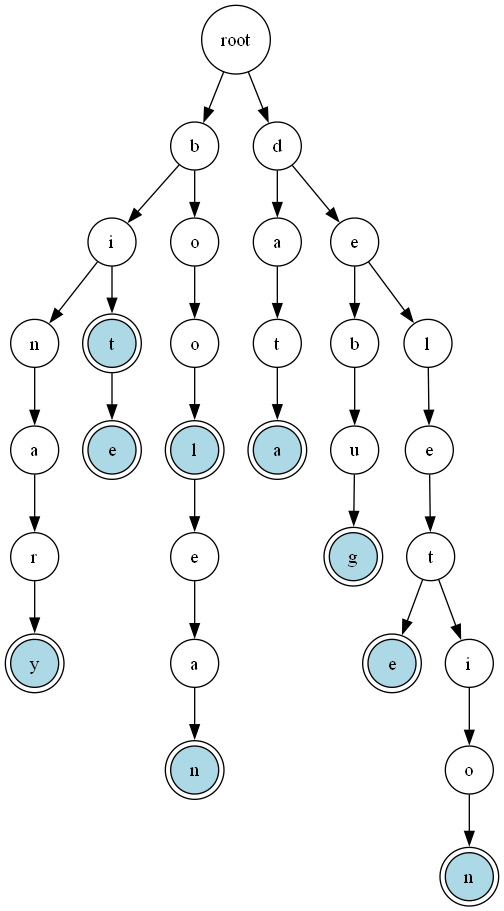

Write Python code to recreate this figure.
try:
    import graphviz
    GRAPHVIZ_AVAILABLE = True
except ImportError:
    GRAPHVIZ_AVAILABLE = False
    print("Note: graphviz not installed. Visualization features will be unavailable.")


class TrieNode:
    """The node for the Trie data structure."""
    def __init__(self):
        self.children : dict[str, TrieNode] = {} # Dict: character -> TrieNode
        self.is_end : bool = False # marks if a complete word ends here

class Trie:
    def __init__(self):
        self.root = TrieNode() #set the root

    #INSERT
    def insert(self, word: str) -> None:
        """Insert a word into the Trie."""
        node = self.root
        for char in word:
            if char not in node.children:
                node.children[char] = TrieNode()  # create node if missing
            node = node.children[char]
        node.is_end = True # mark end of word

    # SEARCH
    def search(self, word: str) -> bool:
        """Return True if the exact word exists in the Trie."""
        node = self.root
        for char in word:
            if char not in node.children:
                return False          # word not found
            node = node.children[char]
        if node.is_end:
            return True   # word found
        return False    # True only if word fully ends here


    #  DELETE - This only marks the end of word as False instead of removing the nodes.
    def delete(self, word: str) -> bool:
        """Delete a word from the Trie. 
        Returns True if deletion succeeded."""
        # Check if word exists first
        if not self.search(word):
            return False
        
        # Find the node where the word ends
        node = self.root
        for char in word:
            node = node.children[char]
        
        # Mark the end of word as False
        node.is_end = False
        
        return True

    # PREFIX SEARCH (similar to SEARCH but no need to check is_end)
    def starts_with(self, prefix: str) -> bool:
        """Return True if any stored word begins with the given prefix."""
        node = self.root
        for char in prefix:
            if char not in node.children:
                return False
            node = node.children[char]
        return True                   # prefix path exists

    # VISUALIZATION
    def visualize(self, filename="trie"):
        """
        Visualize the Trie.
        Returns the Digraph object or None if graphviz is not available.
        """
        if not GRAPHVIZ_AVAILABLE:
            print("Graphviz is not available.")
            return None
        
        dot = graphviz.Digraph(comment='Trie Structure')
        dot.attr(rankdir='TB')  # Top to Bottom https://graphviz.org/docs/attrs/rankdir/
        dot.attr('node', shape='circle')
        
        # Add nodes and edges recursively
        self._add_nodes_to_graph(self.root, dot, node_id='root', parent_id=None)
        
        # Render and view the graph
        try:
            output_path = dot.render(filename, format='png', cleanup=True)
            print(f"File saved to: {output_path}.png")
            return dot
        except Exception as e:
            print(f"Error rendering graph: {e}")
            return None
    
    def _add_nodes_to_graph(self, node, dot, node_id, parent_id=None, char_label=''):
        """Add nodes and edges recursively"""
        if node_id == 'root':
            label = 'root'
        else:
            label = char_label
        
        # Add styling for end-of-word nodes
        if node.is_end:
            dot.node(node_id, label=label, shape='doublecircle', style='filled', fillcolor='lightblue')
        else:
            dot.node(node_id, label=label)
        
        # Add edge from parent
        if parent_id is not None:
            dot.edge(parent_id, node_id)
        
        # add children
        for char, child in sorted(node.children.items()):
            child_id = f"{node_id}_{char}"
            self._add_nodes_to_graph(child, dot, node_id=child_id, parent_id=node_id, char_label=char)
